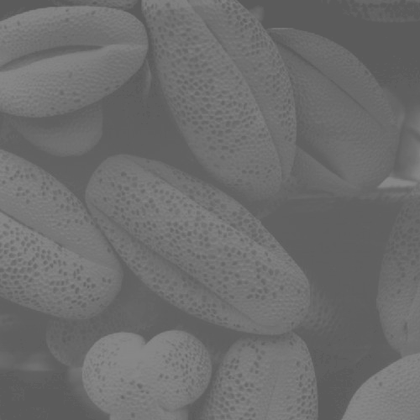
%> input picture img/bean.tif, 420 x 420 px, shrunk from 500 x 500 before the run
$ octave --eval "result = hist_equalization(imread('../img/bean.tif'));"   (GNU Octave 9; MATLAB toolbox functions it lacks are replaced by stand-ins)
%> lines starting %> are read from the running program, lines starting %| are printed output that depends on the picture
### utils/hist_equalization_per_channel.m
function equalized_img = hist_equalization_per_channel(img)
    % Get image dimension
    [nrow, ncol] = size(img);
    total_pixel = nrow * ncol;

    % Get original hist
    raw_hist = get_frequency(img);

    % Compute normalized hist
    normalized_hist = raw_hist/total_pixel;

    % Compute equalization map target
    sum = 0;
    equalization_map_target = zeros(1,256);
    for i = 1:256
        sum = sum + normalized_hist(i);
        equalization_map_target(i) = floor(sum * 255);
    end

    % Get and store equalized image
    equalized_img = zeros(nrow, ncol);
    for i = 1:nrow
        for j = 1:ncol
            equalized_img(i,j) = equalization_map_target(img(i,j) + 1);
        end
    end
    equalized_img = cast(equalized_img, 'uint8');

end

### utils/get_frequency.m
function raw_hist = get_frequency(img)
    % Initialize array holding frequency for each grayscale value [0..255]
    raw_hist = zeros(1,256);

    % Get img size
    [nrow,ncol] = size(img);

    % Increment the frequency for each pixel's value
    % As the indexing starts from 1 to 256, not 0 to 255,
        % need to add 1 to the index
    for i = 1 : nrow
        for j = 1 : ncol
            raw_hist(img(i,j) + 1) = raw_hist(img(i,j) + 1) + 1;
        end
    end
end

### utils/hist_equalization.m
function return_val = hist_equalization(img)
    % Get image dimension
    [~, ~, nchannel] = size(img);

    % Show original image
    figure;
    imshow(img);

    if (nchannel == 1 || (nchannel == 3 && is_rgb_same(img)))
        % ------------- Grayscale --------------
        equalized_img = hist_equalization_per_channel(img(:,:,1));

        % Show original histogram
        raw_hist = get_frequency(img(:,:,1));
        figure;
        bar(raw_hist);

        figure;
        imhist(img(:,:,1));

        % Show equalized img
        figure;
        imshow(equalized_img);

        % Show equalized histogram
        equalized_hist = get_frequency(equalized_img);
        figure;
        bar(equalized_hist);

        figure;
        imhist(histeq(img(:,:,1)));

    else
        % ------------- RGB --------------
        % Show original histogram
        raw_hist = get_frequency(img);
        figure;
        bar(raw_hist);

        equalized_imgs = cell(3,1);
        for i = 1:nchannel
            equalized_img = hist_equalization_per_channel(img(:,:,i));
            equalized_imgs{i} = equalized_img;
        end

        % Show equalized image
        combined_img = cat(3, equalized_imgs{1}, equalized_imgs{2}, equalized_imgs{3});
        figure;
        imshow(combined_img)

        % Show equalized histogram
        equalized_hist = get_frequency(combined_img);
        figure;
        bar(equalized_hist);
    end
end
%> after the loop in get_frequency, `for i = 1 : nrow`: raw_hist = 256 values, max 13308 at index 97, min 0 at index 1, mean 689.1
%> in hist_equalization_per_channel, `normalized_hist = raw_hist/total_pixel;`: normalized_hist = 256 values, max 0.0754 at index 97, min 0 at index 1, mean 0.00391
%> after the loop in hist_equalization_per_channel, `for i = 1:256`: equalization_map_target = 256 values from 0 to 255; sum = 1
%> after the loop in hist_equalization_per_channel, `for i = 1:nrow`:
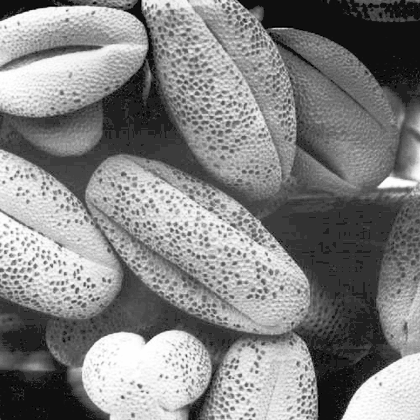
%> equalized_img: size 420x420 double; min 0, max 255, mean 130.9
%> in hist_equalization, `bar(raw_hist);`:
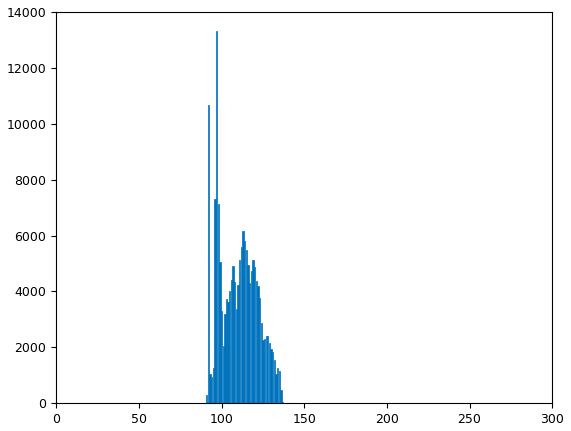
%> figure redrawn from the program's plot data; tallest bar 13308 high, from x = 96.6 to 97.4
%> in hist_equalization, `imhist(img(:,:,1));`:
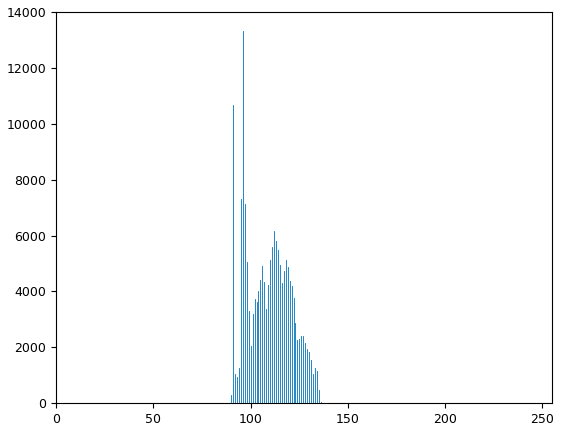
%> figure redrawn from the program's plot data; highest point at x = 96, y = 13308
%> in hist_equalization, `equalized_hist = get_frequency(equalized_img);`: equalized_hist = 256 values, max 13308 at index 51, min 0 at index 2, mean 689.1
%> in hist_equalization, `bar(equalized_hist);`:
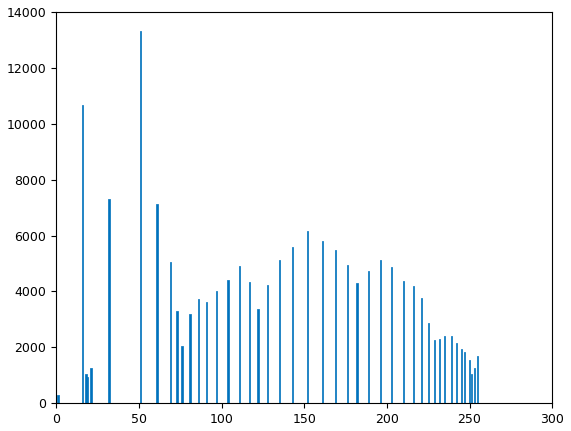
%> figure redrawn from the program's plot data; tallest bar 13308 high, from x = 50.6 to 51.4
%> in hist_equalization, `imhist(histeq(img(:,:,1)));`:
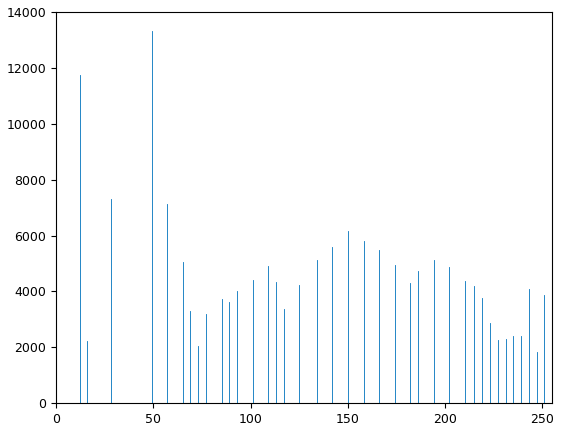
%> figure redrawn from the program's plot data; highest point at x = 49, y = 13308
%> (the run ends here)
